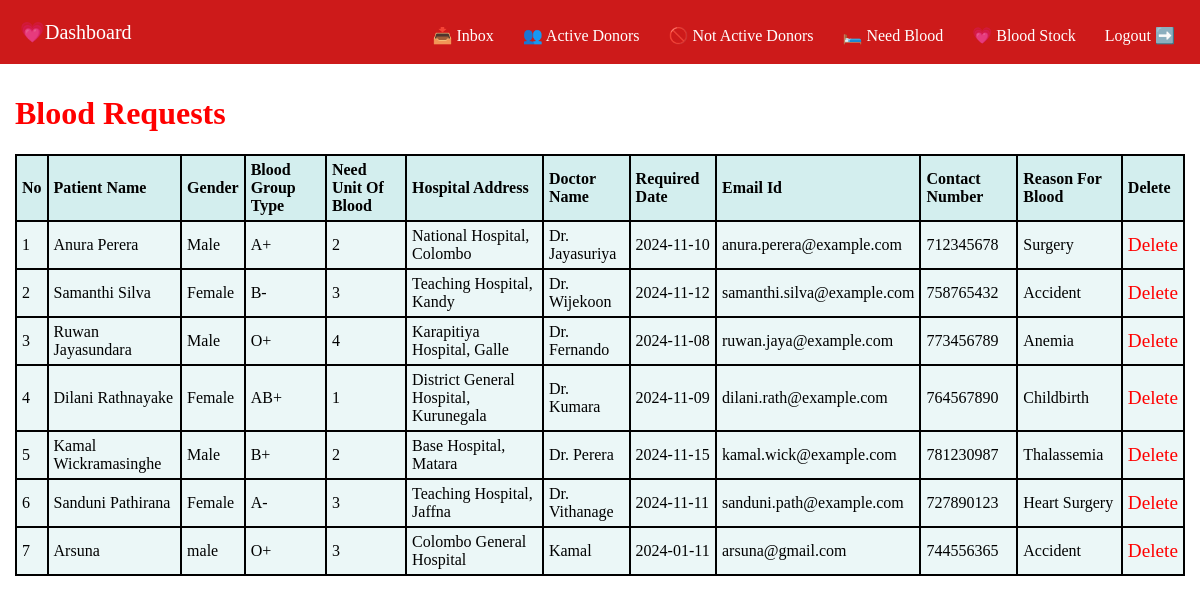
/need_blood.php (signed in), run on the app's committed database.
### tables this page shows
CREATE TABLE `need_blood` (
  `Patient Id` int NOT NULL AUTO_INCREMENT,
  `Patient Name` varchar(50) NOT NULL,
  `Gender` varchar(50) NOT NULL,
  `Blood Group Type` char(50) NOT NULL,
  `Need Unit of Blood` int NOT NULL,
  `Hospital Address` varchar(150) NOT NULL,
  `Doctor Name` varchar(50) NOT NULL,
  `Required Date` date NOT NULL,
  `Email` char(150) NOT NULL,
  `Contact Number` int NOT NULL,
  `Reason` varchar(150) NOT NULL,
  PRIMARY KEY (`Patient Id`)
);

### need_blood.php (the view, shortened to what this page needs)
<?php
include("database.php");
?>
<!DOCTYPE html>
<html lang="en">
<head>
    <link rel="stylesheet" href="CSS/need_blood.css">
</head>
<body>
    <?php
    include("dashboard_nav.php");
    ?>
    <div class="wrapper">
        <h1 id="heading">Blood Requests</h1>
        <?php
        $sql = "SELECT `Patient Name`, `Gender`, `Blood Group Type`, `Need Unit of Blood`, `Hospital Address`, `Doctor Name`, `Required Date`, `Email`, `Contact Number`, `Reason` FROM `need_blood`";
        $res = $db->query($sql);
        if ($res->num_rows > 0) {
            echo "
                        <table>
                            <tr>
                                <th>No</th>
                                <th>Patient Name</th>
                                <th>Gender</th>
                                <th>Blood Group Type</th>
                                <th>Need Unit Of Blood</th>
                                <th>Hospital Address</th>
                                <th>Doctor Name</th>
                                <th>Required Date</th>
                                <th>Email Id</th>
                                <th>Contact Number</th>
                                <th>Reason For Blood</th>
                                <th>Delete</th>
                            </tr>
                        ";
            $i = 0;
            while ($row = $res->fetch_assoc()) {
                $i++;
                echo "<tr>";
                echo "<td>{$i}</td>";
                echo "<td>{$row["Patient Name"]}</td>";
                echo "<td>{$row["Gender"]}</td>";
                echo "<td>{$row["Blood Group Type"]}</td>";
                echo "<td>{$row["Need Unit of Blood"]}</td>";
                echo "<td>{$row["Hospital Address"]}</td>";
                echo "<td>{$row["Doctor Name"]}</td>";
                echo "<td>{$row["Required Date"]}</td>";
                echo "<td>{$row["Email"]}</td>";
                echo "<td>{$row["Contact Number"]}</td>";
                echo "<td>{$row["Reason"]}</td>";
                echo "<td><a onClick=\"javascript:return confirm('Are sure that did donate?');\" id='a' href='needBloodDelete.php?pname={$row["Patient Name"]}'>Delete</a></td>";
                echo "</tr>";
            }
            echo "</table>";
        } else {
            echo "<p class='message'>No needs Found</p>";
        }
        ?>
    </div>
</body>
</html>

### CSS/need_blood.css (style rules this page uses)
.wrapper { text-align: justify; padding: 10px 15px; }
.wrapper h1 { color: red; }
table { background-color: rgb(235, 247, 247); width: 100%; border-collapse: collapse; overflow-x: auto; }
table td, table th { border: 2px solid black; padding: 5px; text-align: left; }
table th { background-color: rgb(211, 238, 238); }
table tr td a { text-decoration: none; color: red; }

### CSS/dashboard_nav.css (style rules this page uses)
html,body { margin: 0; padding: 0; font-family: Cambria, Cochin, Georgia, Times, 'Times New Roman', serif; }
a { font-size: 1.2em; }

### data on the page
need_blood: Patient Name "Anura Perera", Gender "Male", Blood Group Type "A+", Need Unit of Blood "2", Hospital Address "National Hospital, Colombo", Doctor Name "Dr. Jayasuriya", Required Date "2024-11-10", Email "anura.perera@example.com", Contact Number "712345678", Reason "Surgery"
need_blood: Patient Name "Samanthi Silva", Gender "Female", Blood Group Type "B-", Need Unit of Blood "3", Hospital Address "Teaching Hospital, Kandy", Doctor Name "Dr. Wijekoon", Required Date "2024-11-12", Email "samanthi.silva@example.com", Contact Number "758765432", Reason "Accident"
need_blood: Patient Name "Ruwan Jayasundara", Gender "Male", Blood Group Type "O+", Need Unit of Blood "4", Hospital Address "Karapitiya Hospital, Galle", Doctor Name "Dr. Fernando", Required Date "2024-11-08", Email "ruwan.jaya@example.com", Contact Number "773456789", Reason "Anemia"
need_blood: Patient Name "Dilani Rathnayake", Gender "Female", Blood Group Type "AB+", Need Unit of Blood "1", Hospital Address "District General Hospital, Kurunegala", Doctor Name "Dr. Kumara", Required Date "2024-11-09", Email "dilani.rath@example.com", Contact Number "764567890", Reason "Childbirth"
need_blood: Patient Name "Kamal Wickramasinghe", Gender "Male", Blood Group Type "B+", Need Unit of Blood "2", Hospital Address "Base Hospital, Matara", Doctor Name "Dr. Perera", Required Date "2024-11-15", Email "kamal.wick@example.com", Contact Number "781230987", Reason "Thalassemia"
need_blood: Patient Name "Sanduni Pathirana", Gender "Female", Blood Group Type "A-", Need Unit of Blood "3", Hospital Address "Teaching Hospital, Jaffna", Doctor Name "Dr. Vithanage", Required Date "2024-11-11", Email "sanduni.path@example.com", Contact Number "727890123", Reason "Heart Surgery"
need_blood: Patient Name "Arsuna", Gender "male", Blood Group Type "O+", Need Unit of Blood "3", Hospital Address "Colombo General Hospital", Doctor Name "Kamal", Required Date "2024-01-11", Email "arsuna@gmail.com", Contact Number "744556365", Reason "Accident"
